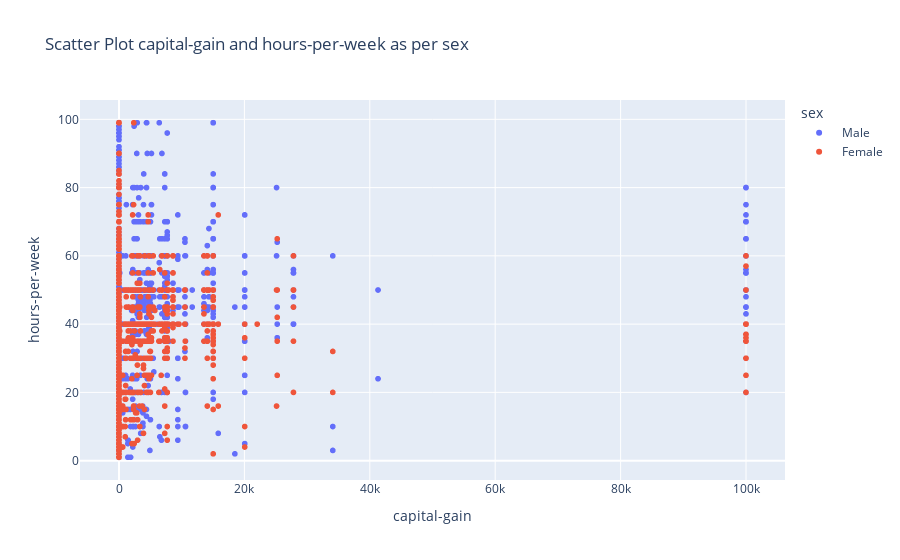

Notebook code for this chart:
### Code cell
fig = px.scatter(df, x='capital-gain',y='hours-per-week',title='Scatter Plot capital-gain and hours-per-week as per sex',color='sex')
fig.show()

### Figure 1 — Plotly figure (JSON) as saved in the notebook; plotly's stock layout.template omitted (floating-point values rounded to 4 significant figures; data arrays with more than 128 entries replaced by an {"elided": "..."} marker saying what was removed)
{"data": [{"hovertemplate": "sex= Male<br>capital-gain=%{x}<br>hours-per-week=%{y}<extra></extra>", "legendgroup": " Male", "marker": {"color": "#636efa", "symbol": "circle"}, "mode": "markers", "name": " Male", "showlegend": true, "type": "scattergl", "x": {"elided": "21790 int values"}, "xaxis": "x", "y": {"elided": "21790 int values"}, "yaxis": "y"}, {"hovertemplate": "sex= Female<br>capital-gain=%{x}<br>hours-per-week=%{y}<extra></extra>", "legendgroup": " Female", "marker": {"color": "#EF553B", "symbol": "circle"}, "mode": "markers", "name": " Female", "showlegend": true, "type": "scattergl", "x": {"elided": "10771 int values"}, "xaxis": "x", "y": {"elided": "10771 int values"}, "yaxis": "y"}], "layout": {"legend": {"title": {"text": "sex"}, "tracegroupgap": 0}, "title": {"text": "Scatter Plot capital-gain and hours-per-week as per sex"}, "xaxis": {"anchor": "y", "domain": [0, 1], "title": {"text": "capital-gain"}}, "yaxis": {"anchor": "x", "domain": [0, 1], "title": {"text": "hours-per-week"}}}}
